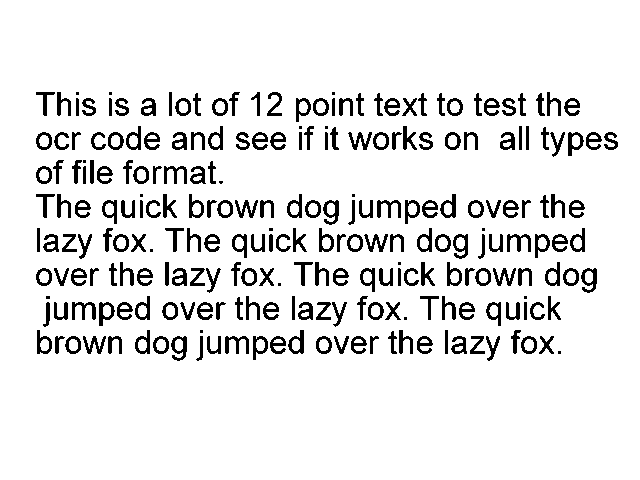
#> input picture OCR/testocr.png, 640 x 480 px
$ jupyter execute --allow-errors image2textocr.ipynb
#> lines starting #> are read from the running program, lines starting #| are printed output that depends on the picture; after the words box and inside, x2 and y2 are one past the last pixel; in counts of white or black regions, pixels touching at a corner belong together
REQUIREMENTS:
py -3.12 -m pip install pytesseract
pip opencv-python

[cell 1]
import pytesseract
import cv2

[cell 2]
#set path of tessaract_ocr
pytesseract.pytesseract.tesseract_cmd=r"C:\Program Files\Tesseract-OCR\tesseract.exe"

[cell 3]
#image reading to process it
ocr_img=cv2.imread('testocr.png')
#> ocr_img is the input picture: shape (480, 640, 3); 90.5% white; 239 black regions (19 under 20 px), largest, box (x1, y1, x2, y2) and area: (72, 302, 96, 320) 207, (377, 200, 401, 218) 206, (225, 336, 249, 354) 206
cv2.imshow('OCR_TEST_IMAGE',ocr_img)
cv2.waitKey()
cv2.destroyAllWindows()

#> (a cell that did not finish here is left out)

#> (a cell that did not finish here is left out)

FIND EMAIL FROM IMAGE

[cell 6]
#email finding
import matplotlib.pyplot as plt
ocr_emailimg=cv2.imread('emailtestocr.jpg')
#> (the rest of this cell did not finish here and is left out)

#> (a cell that did not finish here is left out)

[cell 8]
#search if email is presnt and draw boundary
import re
email_regex=r'^[a-z][a-z0-9._]*[a-z0-9]+@([a-z]{2,}\.)+[a-z]{2,}$'
#> (the rest of this cell did not finish here and is left out)

#> (a cell that did not finish here is left out)

[cell 10]
#create csv of email
'''                                             LOGIC
Append the email detected by ocr to list, then using pandas create a dataframe with the list and the column
name, then make a csv(dataframe has index so index=False during csv making) using pandas and upload     '''
#new image emailcsvocr.jpg taken and done ocr program
import matplotlib.pyplot as plt
ocr_csv=cv2.imread('emailcsvocr.jpg')
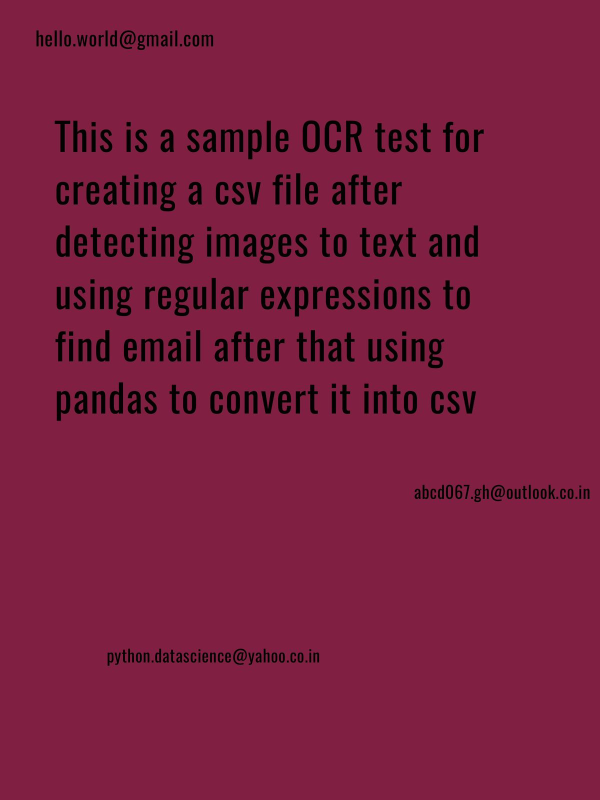
#> input picture OCR/emailcsvocr.jpg, 1200 x 1600 px (shown at 1/2 size)
#> ocr_csv is the input picture: shape (1600, 1200, 3); mean B, G, R 62.4, 29.5, 121
plt.imshow(ocr_csv)
plt.show()
'''cv2.imshow('OCR_TEST_IMAGE',ocr_csv)
cv2.waitKey()
cv2.destroyAllWindows()'''

[cell 11]
#implement pytesseract
cvt_ocr_csv=cv2.cvtColor(ocr_csv, cv2.COLOR_BGR2GRAY)# as it a screenshort bgr to rgb hrelps for blurred images
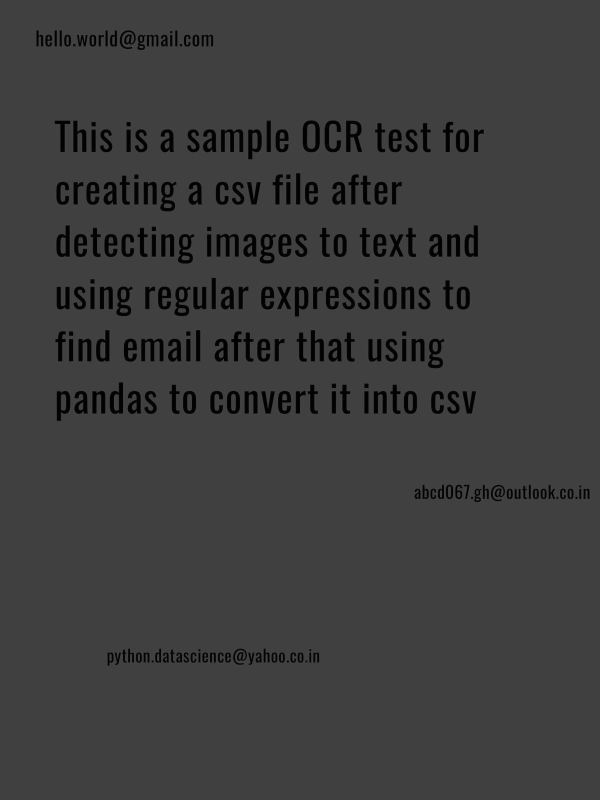
#> cvt_ocr_csv: shape (1600, 1200) (shown at 1/2 size); min 0, max 83, mean 60.6
#> (the rest of this cell did not finish here and is left out)
